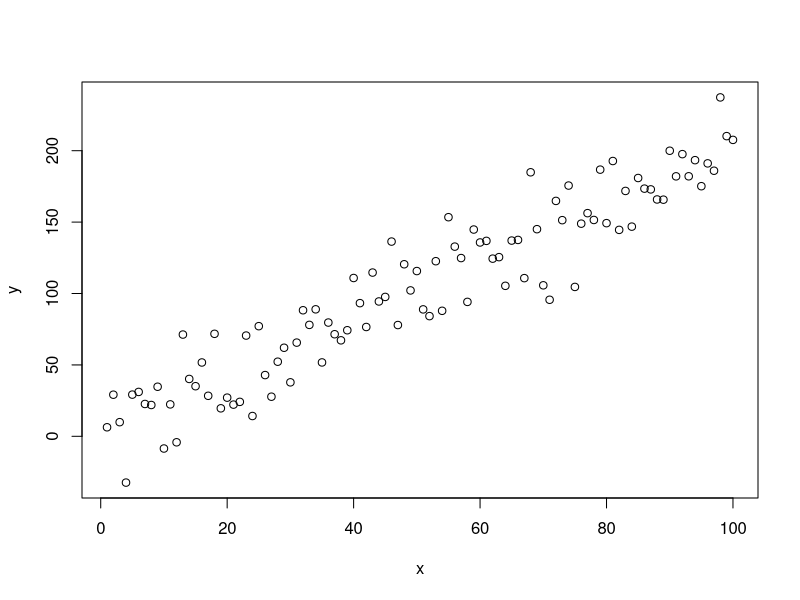
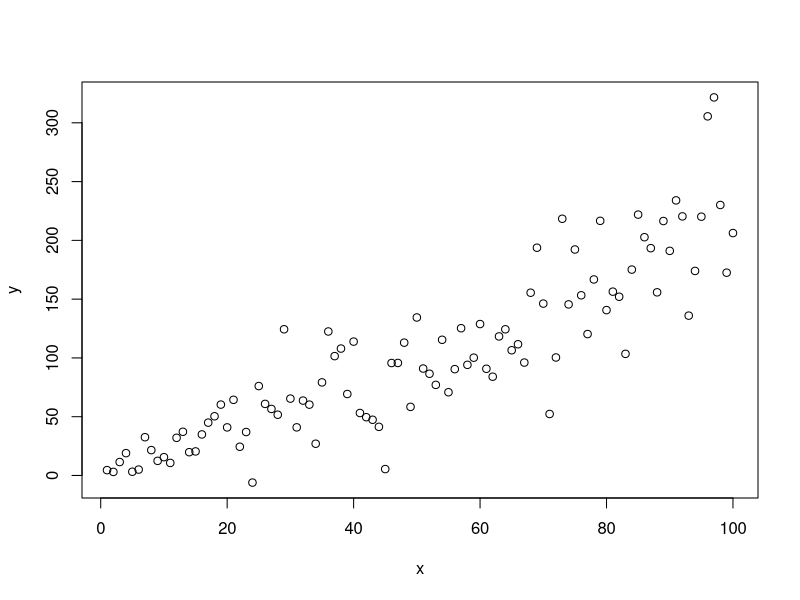

Write the R code that produced these figures, in order.
## ---- chunk 1
knitr::opts_chunk$set(echo = TRUE)
## ---- chunk 2
x = seq(1,100,length.out = 100)
y = 2 + 2 * x + rnorm(100,0,20)
plot(y~x)
## ---- chunk 3
x = seq(1,100,length.out = 100)
y = 2 + 2 * x + rnorm(100,0,sqrt(20*x^1))
plot(y~x)
dat = data.frame(x,y)
## ---- chunk 4
library(nlme)
gls.1 = gls(y~x, data=dat,method="ML")
summary(gls.1)
# to specify the variance as a function of x we can use different functions
# (see chapter 4 of Zuur for details) or see ?varClasses
gls.2 = gls(y~x, weights=varPower(form=~x), data=dat,method="ML")
summary(gls.2)
AIC(gls.1,gls.2)
## ---- chunk 5
x = rnorm(50000,2,4)

optim.norm = function(pars,x){
  mean = pars[1]
  sd = pars[2]
  nll = -sum(dnorm(x,mean,sd,log=T))
}

par=c(mean=1,sd=2)
opt1 = optim(par,optim.norm,x=x)


var.ml = (opt1$par[2])^2
sum((x-mean(x))^2)/length(x)

sum((x-mean(x))^2)/(length(x)-1)
var(x)

(var.ml-var(x))/var(x)*100


